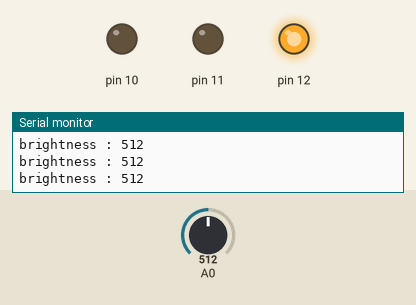
The sketch below on a simulated Arduino Uno, built with avr-gcc and run on an emulated ATmega328P. Parts: output pins drawn as LEDs (lit = HIGH), the last lines printed to the serial monitor. The inputs (shaded band) are chosen by the test bench; at power-on: A0 = 512.

Above: at 1.3 s.
1.4 s: A0 set to 313
3.2 s: A0 set to 291
At 5.1 s:
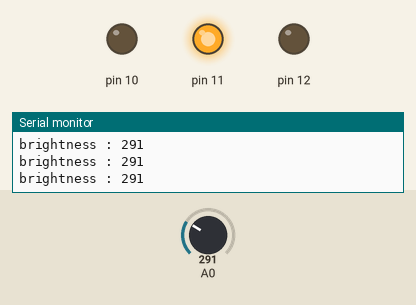
5.5 s: A0 set to 218
7.2 s: A0 set to 191
At 9.2 s:
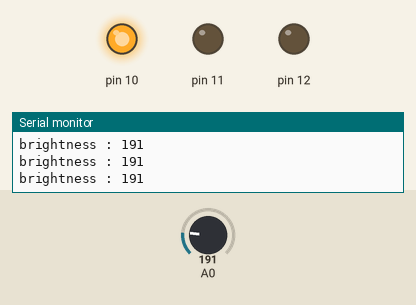
9.5 s: A0 set to 210
At 11.0 s:
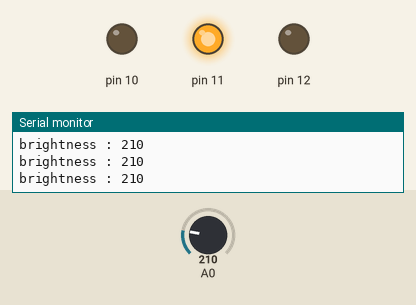
11.5 s: A0 set to 190
At 12.6 s:
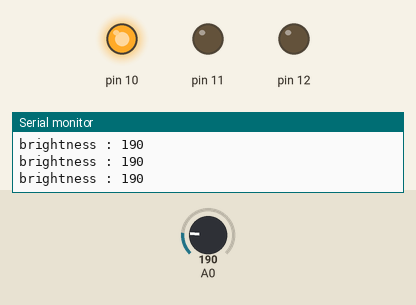
Timing chart, 0 to 14.5 s (numbered marks = the images above; inputs shaded):
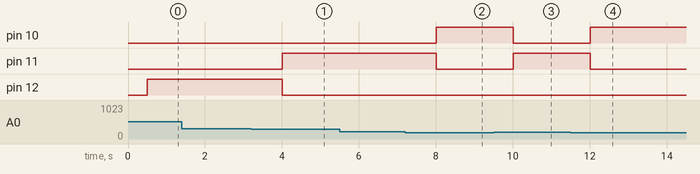

The sketch:

try001.ino
```cpp
void setup() {
  Serial.begin(9600);    // 시리얼통신 초기화
  pinMode(10, OUTPUT);
  pinMode(11, OUTPUT);
  pinMode(12, OUTPUT);
}

void loop() {
  int brightness = analogRead(A0);    // CDS 센서값 읽기
  Serial.print("brightness : ");
  Serial.println(brightness);     // 읽은 센서값을 모니터에 표시
  delay(500);   // 0.5초 기다림

  if (brightness<200) {
    digitalWrite(10, HIGH);
    digitalWrite(11, LOW);
    digitalWrite(12, LOW);
  }
  if ((brightness>=200)&&(brightness <300)) {
    digitalWrite(11, HIGH);
    digitalWrite(10, LOW);
    digitalWrite(12, LOW);
  }
  if (brightness>=300) {
    digitalWrite(12, HIGH);
    digitalWrite(10, LOW);
    digitalWrite(11, LOW);
  }


}
```

Measured:
- the behaviour switches between 300 and 299 on A0 (found by bisection; images 0 and 1)
- the behaviour switches between 200 and 199 on A0 (found by bisection; images 1 and 2)
- after the input at 3.2 s, pin 11: LOW → HIGH after 0.80 s; pin 12: HIGH → LOW after 0.80 s
- after the input at 7.2 s, pin 10: LOW → HIGH after 0.81 s; pin 11: HIGH → LOW after 0.81 s
- after the input at 9.5 s, pin 10: HIGH → LOW after 0.51 s; pin 11: LOW → HIGH after 0.51 s
- after the input at 11.5 s, pin 10: LOW → HIGH after 0.51 s; pin 11: HIGH → LOW after 0.51 s
